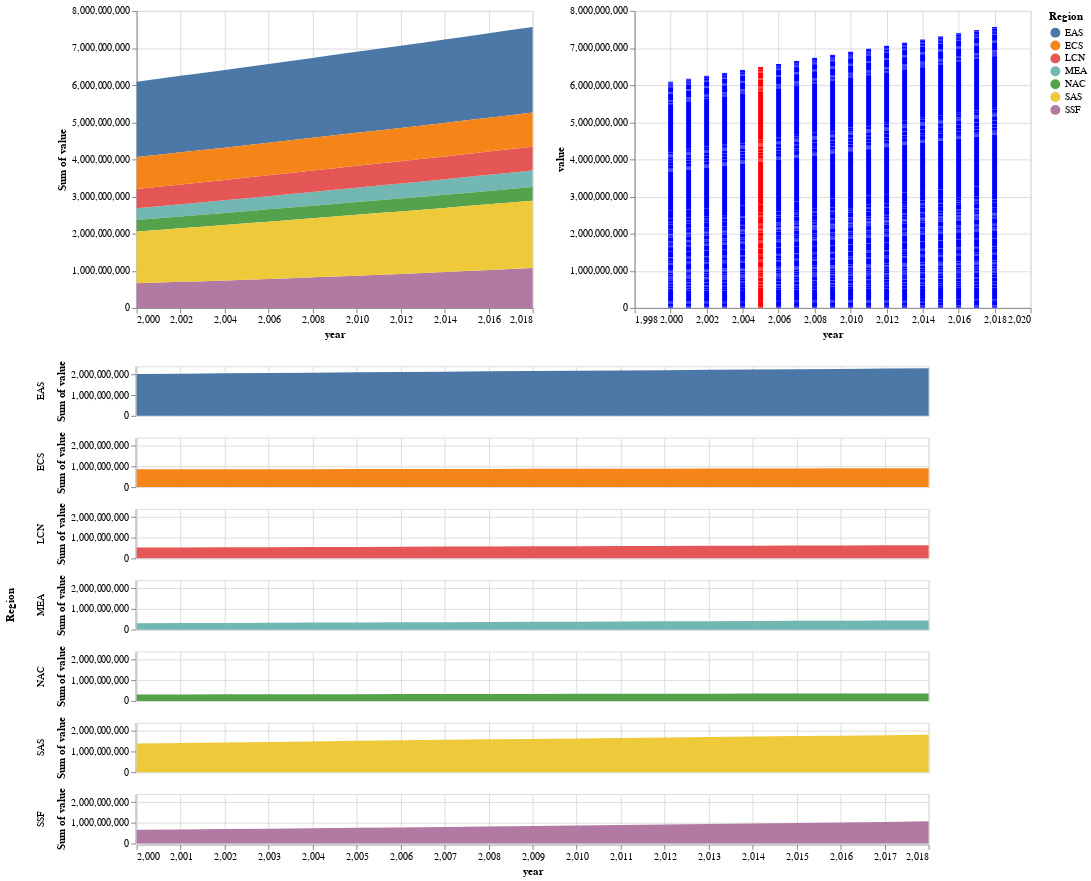

Notebook code cell kept with this figure:
### Code cell
alt.vconcat(alt.hconcat(g1, g2), g3)

### Figure 1 — Vega-Lite specification as saved in the notebook (floating-point values rounded to 4 significant figures; data arrays with more than 128 entries replaced by an {"elided": "..."} marker saying what was removed)
{"usermeta": {"embedOptions": {"theme": "urbaninstitute"}}, "config": {"view": {"continuousWidth": 400, "continuousHeight": 300}}, "vconcat": [{"hconcat": [{"mark": "area", "encoding": {"color": {"type": "nominal", "field": "Region"}, "x": {"type": "quantitative", "field": "year"}, "y": {"type": "quantitative", "aggregate": "sum", "field": "value"}}}, {"mark": "bar", "encoding": {"color": {"condition": {"value": "red", "test": "(datum.year === 2005)"}, "value": "blue"}, "x": {"type": "quantitative", "field": "year"}, "y": {"type": "quantitative", "field": "value"}}}]}, {"mark": "area", "encoding": {"color": {"type": "nominal", "field": "Region"}, "row": {"type": "nominal", "field": "Region"}, "x": {"type": "quantitative", "field": "year"}, "y": {"type": "quantitative", "aggregate": "sum", "field": "value"}}, "height": 50, "width": 800}], "data": {"name": "data-45f5947811f3533196d68ad09f9ecab2"}, "$schema": "https://vega.github.io/schema/vega-lite/v4.8.1.json", "datasets": {"data-45f5947811f3533196d68ad09f9ecab2": {"elided": "4123 records"}}}
